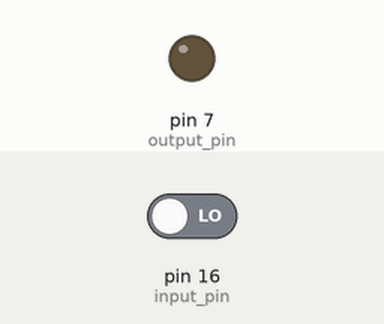
The program below on a simulated Raspberry Pi (header pin numbers). Parts: output pins drawn as LEDs (lit = HIGH). The inputs (shaded band) are chosen by the test bench; at power-on: pin 16 (input_pin) LOW.

Above: at 1.2 s.
1.3 s: pin 16 (input_pin) driven HIGH
At 2.1 s:
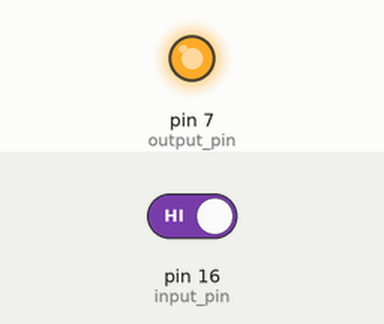
2.8 s: pin 16 (input_pin) driven LOW
At 3.3 s:
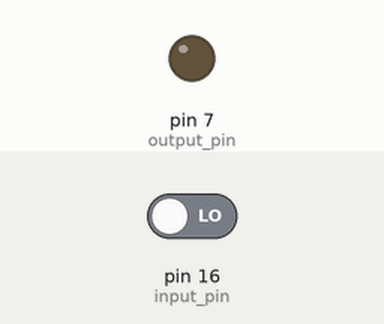
Timing chart, 0 to 5.8 s (numbered marks = the images above; inputs shaded):
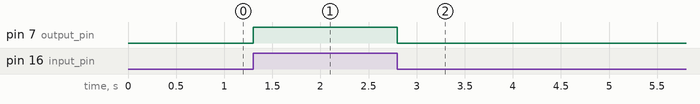

Measured:
- after the input at 1.3 s, pin 7 (output_pin): LOW → HIGH at once
- after the input at 2.8 s, pin 7 (output_pin): HIGH → LOW at once

The program:

week2_input.py
```python
import RPi.GPIO as GPIO

output_pin = 7
input_pin = 16

GPIO.setmode(GPIO.BOARD)
GPIO.setup(output_pin, GPIO.OUT)
GPIO.setup(input_pin, GPIO.IN)

while True:
    if GPIO.input(input_pin):
        GPIO.output(output_pin, True)
    else:
        GPIO.output(output_pin, False)

GPIO.cleanup()
```
